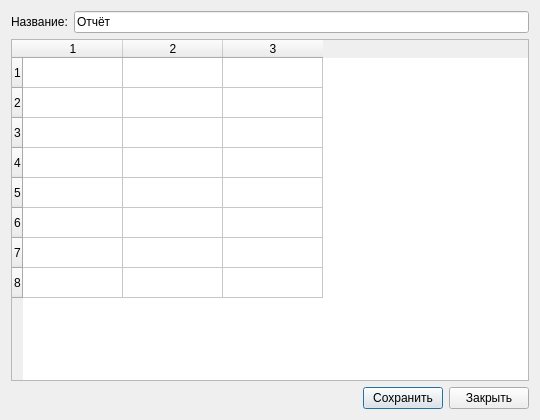
<?xml version="1.0" encoding="UTF-8"?>
<ui version="4.0"><class>Dialog</class><widget class="QDialog" name="Dialog"><property name="geometry"><rect><x>0</x><y>0</y><width>540</width><height>420</height></rect></property><property name="windowTitle"><string>#137 mixed/222_form_with_table</string></property><layout class="QVBoxLayout" name="verticalLayout"><property name="leftMargin"><number>11</number></property><property name="topMargin"><number>11</number></property><property name="rightMargin"><number>11</number></property><property name="bottomMargin"><number>11</number></property><property name="spacing"><number>6</number></property><item><layout class="QHBoxLayout" name="rowLayout"><property name="leftMargin"><number>0</number></property><property name="topMargin"><number>0</number></property><property name="rightMargin"><number>0</number></property><property name="bottomMargin"><number>0</number></property><property name="spacing"><number>6</number></property><item><widget class="QLabel" name="label"><property name="text"><string>Название:</string></property></widget></item><item><widget class="QLineEdit" name="lineEdit"><property name="text"><string>Отчёт</string></property></widget></item></layout></item><item><widget class="QTableWidget" name="table"><property name="rowCount"><number>8</number></property><property name="columnCount"><number>3</number></property></widget></item><item><layout class="QHBoxLayout" name="buttons"><property name="leftMargin"><number>0</number></property><property name="topMargin"><number>0</number></property><property name="rightMargin"><number>0</number></property><property name="bottomMargin"><number>0</number></property><property name="spacing"><number>6</number></property><item><spacer name="horizontalSpacer"><property name="orientation"><enum>Qt::Orientation::Horizontal</enum></property><property name="sizeHint" stdset="0"><size><width>40</width><height>20</height></size></property></spacer></item><item><widget class="QPushButton" name="save"><property name="text"><string>Сохранить</string></property></widget></item><item><widget class="QPushButton" name="close"><property name="text"><string>Закрыть</string></property></widget></item></layout></item></layout></widget></ui>
